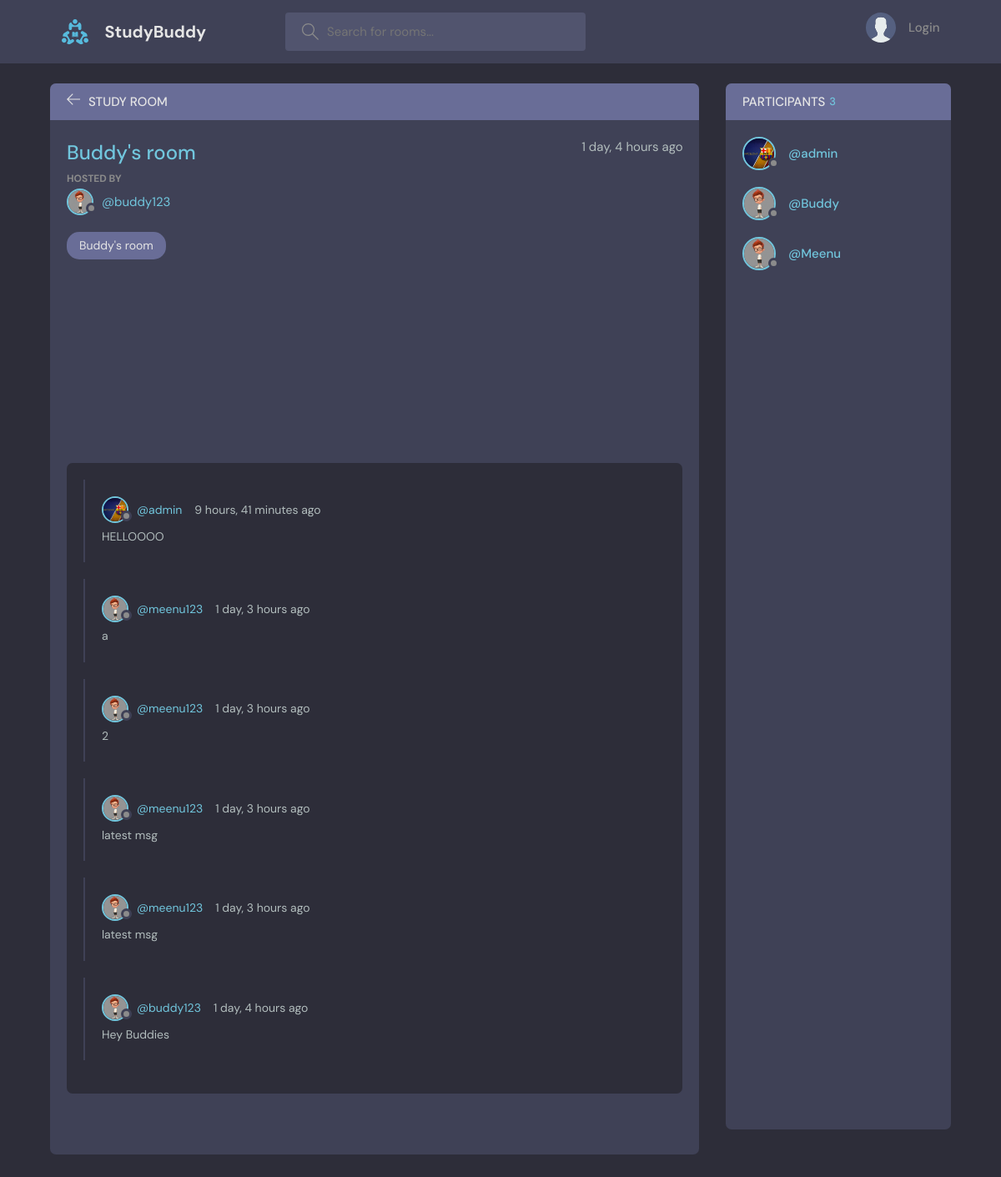
The page /room/5/ on the database as committed earlier.
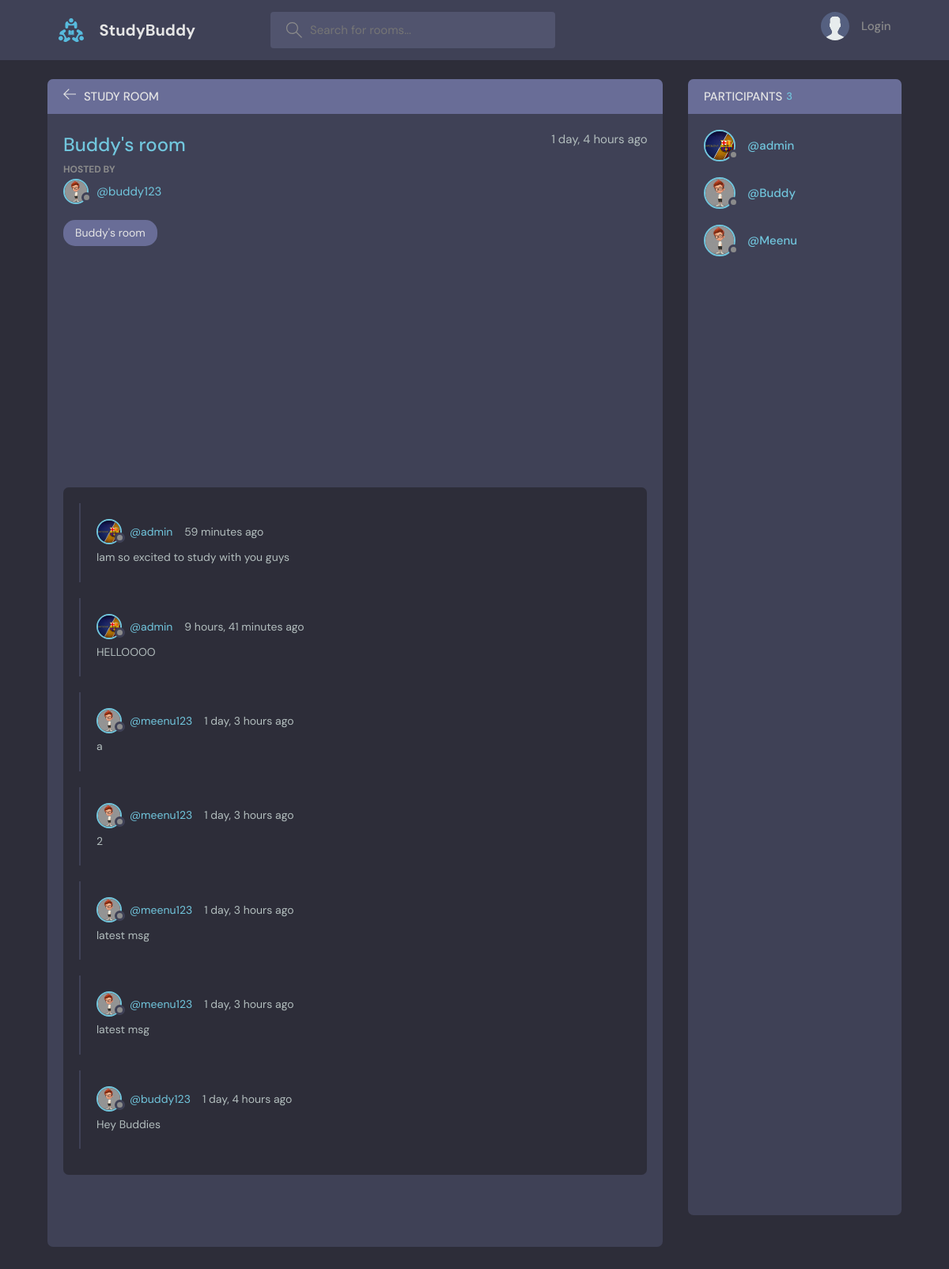
The same page on the database as committed later.
### base/models.py (models this page shows, shortened)
class Room(models.Model):
    host = models.ForeignKey(User, on_delete=models.SET_NULL, null=True)
    topic = models.ForeignKey(Topic, on_delete=models.SET_NULL, null=True)
    name = models.CharField(max_length=200)
    description = models.TextField(null=True, blank=True)
    participants = models.ManyToManyField(User, related_name='participants')
    updated = models.DateTimeField(auto_now=True)
    created = models.DateTimeField(auto_now_add=True)
    class Meta:
        ordering = ['-created', 'updated']

class User(AbstractUser):
    name = models.CharField(max_length=255)
    email = models.EmailField(unique=True)
    bio = models.TextField()
    avatar = models.ImageField(null=True, default='avatar.svg')
    USERNAME_FIELD = 'email'
    REQUIRED_FIELDS = []

class Topic(models.Model):
    name = models.CharField(max_length=200)
    def __str__(self):
        return self.name

class Message(models.Model):
    user = models.ForeignKey(User, on_delete=models.CASCADE)
    room = models.ForeignKey(Room, on_delete=models.CASCADE)
    body = models.TextField()
    updated = models.DateTimeField(auto_now=True)
    created = models.DateTimeField(auto_now_add=True)
    class Meta:
        ordering = ['-created', 'updated']

### base/views.py (the view, shortened to what this page needs)
# urls.py: path('room/<str:pk>/', views.room, name='room'),
def room(request, pk):
    room = Room.objects.get(id=pk)
    room_messages = room.message_set.all()
    participants = room.participants.all()
    participants_count = participants.count()
    return render(request, 'base/room.html', {'room': room, 'room_messages': room_messages, 'participants': participants, 'participants_count': participants_count})

### base/templates/base/room.html (shortened to what this page needs)
{% extends 'main.html'%}
{% block content %}
  <body>
    <main class="profile-page layout layout--2">
      <div class="container">
        <div class="room">
          <div class="room__top">
            <div class="room__topLeft">
              <a href="{% url 'home' %}">
                <svg version="1.1" xmlns="http://www.w3.org/2000/svg" width="32" height="32" viewBox="0 0 32 32">
                  <title>arrow-left</title>
                  <path
                    d="M13.723 2.286l-13.723 13.714 13.719 13.714 1.616-1.611-10.96-10.96h27.625v-2.286h-27.625l10.965-10.965-1.616-1.607z"
                  ></path>
                </svg>
              </a>
              <h3>Study Room</h3>
            </div>
          </div>
          <div class="room__box scroll">
            <div class="room__header scroll">
              <div class="room__info">
                <h3>{{room.name}}</h3>
                <span>{{room.created|timesince}} ago</span>
              </div>
              <div class="room__hosted">
                <p>Hosted By</p>
                <a href="{% url 'user-profile' room.host.id %}" class="room__author">
                  <div class="avatar avatar--small">
                    <img src="{{room.host.avatar.url}}" />
                  </div>
                  <span>@{{room.host.username}}</span>
                </a>
              </div>
              <span class="room__topics">{{room.topic}}</span>
            </div>
            <div class="room__conversation">
              <div class="threads scroll">
                {% for message in room_messages %}
                <div class="thread">
                  <div class="thread__top">
                    <div class="thread__author">
                      <a href="{% url 'user-profile' message.user.id %}" class="thread__authorInfo">
                        <div class="avatar avatar--small">
                          <img src="{{message.user.avatar.url}}" />
                        </div>
                        <span>@{{message.user.username}}</span>
                      </a>
                      <span class="thread__date">{{message.created|timesince}} ago</span>
                    </div>
                  </div>
                  <div class="thread__details">
                    {{message.body}}
                  </div>
                </div>
                {% endfor %}
              </div>
            </div>
          </div>
          <div class="room__message">
          </div>
        </div>
        <div class="participants">
          <h3 class="participants__top">Participants<span>{{participants_count}}</span></h3>
          <div class="participants__list scroll">
            {% for participant in participants %}
            <a href="{% url 'user-profile' participant.id%}" class="participant">
              <div class="avatar avatar--medium">
                <img src="{{participant.avatar.url}}" />
              </div>
              <p>
                <span>@{{participant.name}}</span>
              </p>
            </a>
            {% endfor %}
          </div>
        </div>
      </div>
    </main>
  </body>
  {% endblock %}

### templates/main.html (shortened to what this page needs)
<!DOCTYPE html>
{% load static %}
<html lang="en">
  <head>
    <link rel="stylesheet" href="{% static 'styles/style.css'%}" />
  </head>
  <body>
    {% include 'navbar.html'%}
    {%block content%}
    {%endblock%}
  </body>
</html>

### templates/navbar.html (shortened to what this page needs)
{% load static %}
<header class="header header--loggedIn">
    <div class="container">
      <a href="{% url 'home' %}" class="header__logo">
        <img src="{% static 'images/logo.svg' %}" />
        <h1>StudyBuddy</h1>
      </a>
      <form class="header__search" method="GET" action="{% url 'home' %}">
        <label>
          <input name='q' placeholder="Search for rooms..." />
        </label>
      </form>
      <nav class="header__menu">
        {% if user.is_authenticated %}
        <div class="header__user">
          <a href="{% url 'update-user' %}">
            <div class="avatar avatar--medium active">
              <img src="{{request.user.avatar.url}}" />
            </div>
            <p>{{request.user.username}}<span>@{{request.user.username}}</span></p>
          </a>
          <button class="dropdown-button">
            <svg version="1.1" xmlns="http://www.w3.org/2000/svg" width="32" height="32" viewBox="0 0 32 32">
              <title>chevron-down</title>
              <path d="M16 21l-13-13h-3l16 16 16-16h-3l-13 13z"></path>
            </svg>
          </button>
        </div>
        {% else %}
        <a href="{% url 'login' %}">
          <img src="{% static 'images\avatar.svg' %}" />
          <p>Login</p>
        </a>
        {% endif %}
      </nav>
    </div>
  </header>

Rows that differ between the two databases and show on the page:
added Message: user.avatar (picture), user.username "admin", created "59 minutes", body "Iam so excited to study with you guys"
